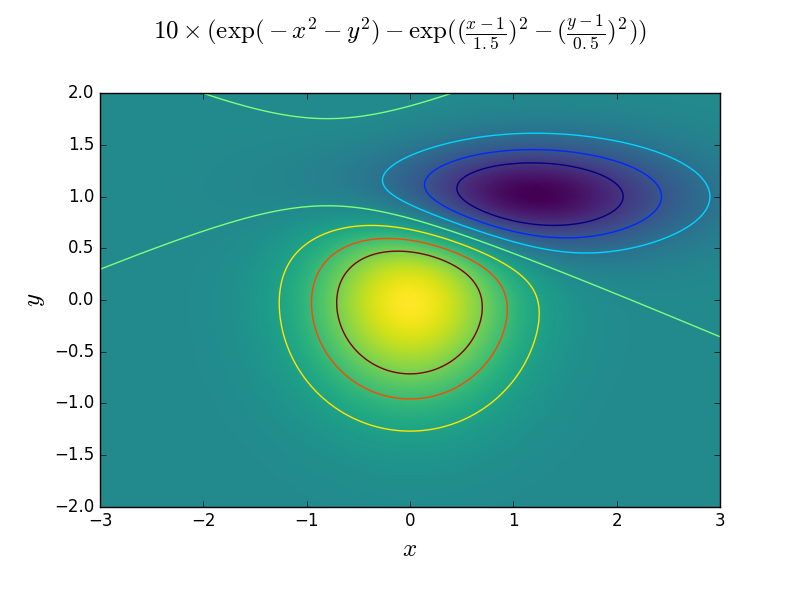

The script that saved this image:
#!/usr/bin/env python
# -*- coding: utf-8 -*-

"""
Este script grafica la función:

F(x, y) = 10 * (np.exp(-X**2 - Y**2) - np.exp(-((X-1)/1.5)**2 - ((Y-1)/0.5)**2))

y agrega lineas de contorno en los niveles [-6, -4, -2, 0, 2, 4, 6].
"""

import numpy as np
import matplotlib.pyplot as plt
import matplotlib.cm as cm

x = np.linspace(-3, 3, 300)
y = np.linspace(-2, 2, 200)
X, Y = np.meshgrid(x, y)
Z = 10 * (np.exp(-X**2 - Y**2) - np.exp(-((X-1)/1.5)**2 - ((Y-1)/0.5)**2))

plt.clf()
plt.imshow(Z, origin='lower', cmap=cm.viridis, extent=(-3, 3, -2, 2))

levels = [-6, -4, -2, 0, 2, 4, 6]
plt.contour(X, Y, Z, levels)

plt.xlabel('$x$', fontsize=18)
plt.ylabel('$y$', fontsize=18)
plt.suptitle(r'$10 \times (\exp(-x^2 - y^2) - \exp((\frac{x-1}{1.5})^2 - (\frac{y-1}{0.5})^2))$',
             fontsize=18)

# plt.show()
plt.savefig('contourplot.png')
